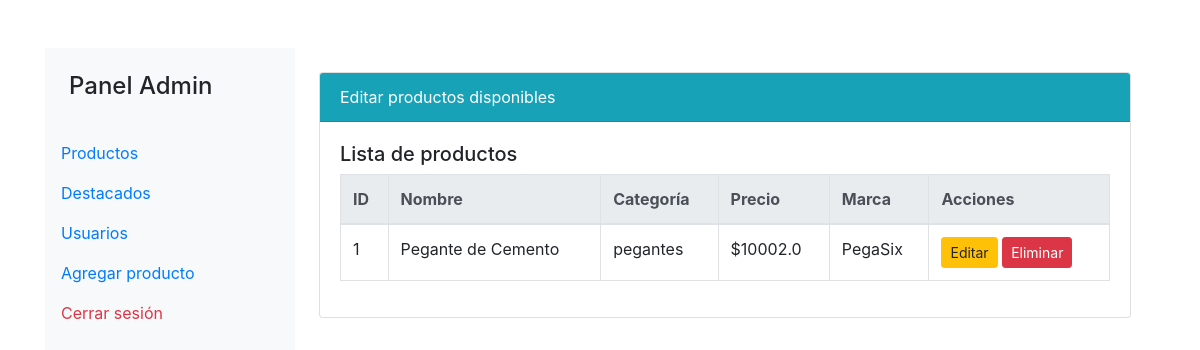
Before: /usuarios/bloquear/1 with the older database file.
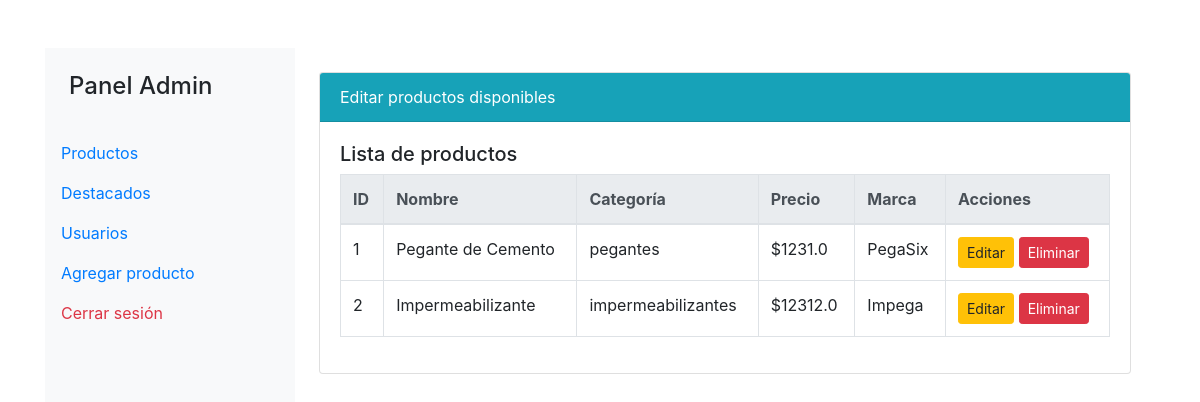
After: the same page with the newer database file.
### app/models/productos.py (models this page shows, shortened)
class Producto(db.Model):
    id = db.Column(db.Integer, primary_key=True)
    nombre = db.Column(db.String(100), nullable=False)
    descripcion = db.Column(db.String(255), nullable=False)
    categoria = db.Column(db.String(50), nullable=False)
    precio = db.Column(db.Float, nullable=False)
    imagen = db.Column(db.String(255))
    presentacion = db.Column(db.String(100))
    marca = db.Column(db.String(100))
    destacado = db.Column(db.Boolean, default=False)
    stock = db.Column(db.Integer, nullable=False, default=0)  # Nuevo campo para el stock

### app/routes/users_route.py (the view)
@bp.route('/usuarios/bloquear/<int:id>')
def bloquear_usuario(id):
    usuario = Users.query.get_or_404(id)
    usuario.bloqueado = True
    db.session.commit()
    from app.models.productos import Producto
    usuarios = Users.query.all()
    productos = Producto.query.all()
    mensaje_bloqueo = 'Usuario bloqueado.'
    return render_template('admin_dashboard.html', usuarios=usuarios, productos=productos, mensaje_bloqueo=mensaje_bloqueo)

### app/templates/admin_dashboard.html (shortened to what this page needs)
<!DOCTYPE html>
<html lang="en">
<head>
    <link rel="stylesheet" href="https://stackpath.bootstrapcdn.com/bootstrap/4.5.2/css/bootstrap.min.css">
</head>
<body>
<div class="container mt-5">
    <div class="d-flex">
        <nav class="bg-light border-end" id="sidebar" style="width: 250px; min-height: 100vh;">
            <div class="sidebar-header p-4">
                <h4>Panel Admin</h4>
            </div>
            <ul class="nav flex-column">
                <li class="nav-item"><a class="nav-link" href="#productos" onclick="showSection('productos')">Productos</a></li>
                <li class="nav-item"><a class="nav-link" href="#destacados" onclick="showSection('destacados')">Destacados</a></li>
                <li class="nav-item"><a class="nav-link" href="#usuarios" onclick="showSection('usuarios')">Usuarios</a></li>
                <li class="nav-item"><a class="nav-link" href="#agregar" onclick="showSection('agregar')">Agregar producto</a></li>
                <li class="nav-item"><a class="nav-link text-danger" href="{{ url_for('auth.logout') }}">Cerrar sesión</a></li>
            </ul>
        </nav>
        <div class="flex-grow-1 p-4">
            <div id="productos" class="section">
                <div class="card mb-5">
                    <div class="card-header bg-info text-white">Editar productos disponibles</div>
                    <div class="card-body">
                        <h5>Lista de productos</h5>
                        <table class="table table-bordered table-hover">
                            <thead class="thead-light">
                                <tr>
                                    <th>ID</th>
                                    <th>Nombre</th>
                                    <th>Categoría</th>
                                    <th>Precio</th>
                                    <th>Marca</th>
                                    <th>Acciones</th>
                                </tr>
                            </thead>
                            <tbody>
                                {% for producto in productos %}
                                <tr>
                                    <td>{{ producto.id }}</td>
                                    <td>{{ producto.nombre }}</td>
                                    <td>{{ producto.categoria }}</td>
                                    <td>${{ producto.precio }}</td>
                                    <td>{{ producto.marca or 'N/A' }}</td>
                                    <td>
                                        <a href="{{ url_for('productos.editar_producto', id=producto.id) }}" class="btn btn-warning btn-sm">Editar</a>
                                        <a href="{{ url_for('productos.eliminar_producto', id=producto.id) }}" class="btn btn-danger btn-sm" onclick="return confirm('¿Seguro que deseas eliminar este producto?');">Eliminar</a>
                                    </td>
                                </tr>
                                {% endfor %}
                            </tbody>
                        </table>
                    </div>
                </div>
            </div>
        </div>
    </div>
</div>
</body>
</html>

Changed rows visible on the page:
changed Producto "Pegante de Cemento": precio "10002.0" → "1231.0"
added Producto: id "2", nombre "Impermeabilizante", categoria "impermeabilizantes", precio "12312.0", marca "Impega"
